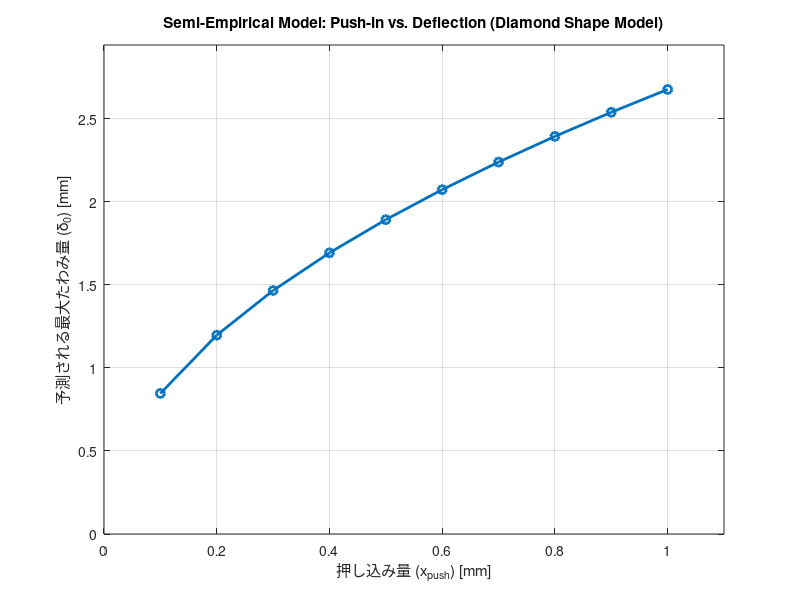

The MATLAB source for this figure:
% --- 半経験的モデル プログラム (最終版) ---


function main()
    % --- 初期設定 ---
    clear; 
    clc;   
    close all; 

    % --- モデルの選択 ---
    % model_type = 'strip';    % 短冊モデルを使用
     model_type = 'diamond';  % ひし形モデルを使用

    % --- パラメータ設定 ---
    
    % FEAの結果から逆算した有効形状定数C
    %C_strip   = 0.2548; % 短冊モデル用
    C_diamond = 0.2795; % ひし形モデル用
    
    % 選択されたモデルに応じてC_effを決定
    if strcmp(model_type, 'strip')
        C_eff = C_strip;
        model_name = 'Strip Model';
    else
        C_eff = C_diamond;
        model_name = 'Diamond Shape Model';
    end
    
    % --- グラフ描画用の押し込み量ベクトル ---
    x_push_vec = 0.1:0.1:1;

    % --- 計算 ---
    % 補正されたシンプルな式で、たわみ量を直接計算
    delta_0_vec = sqrt(2 * x_push_vec / C_eff);
    
    % --- 結果の表示 ---
    fprintf('=======================================================\n');
    fprintf('<< 半経験的モデルによる予測結果 (%s) >>\n', model_name);
    fprintf('使用した有効形状定数 C_eff = %.4f\n\n', C_eff);
    
    % テーブル形式で表示
    fprintf('押し込み量[mm] | 予測たわみ量[mm]\n');
    fprintf('----------------|------------------\n');
    for i = 1:length(x_push_vec)
        fprintf('     %.2f      |      %.4f\n', x_push_vec(i), delta_0_vec(i));
    end
    fprintf('=======================================================\n');
    
    % --- グラフの描画 ---
    figure;
    plot(x_push_vec, delta_0_vec, '-o', 'LineWidth', 2);
    grid on;
    xlabel('押し込み量 (x_{push}) [mm]');
    ylabel('予測される最大たわみ量 (\delta_0) [mm]');
    title(['Semi-Empirical Model: Push-in vs. Deflection (' model_name ')']);
    xlim([0, 1.1]);
    ylim([0, max(delta_0_vec) * 1.1]);
end